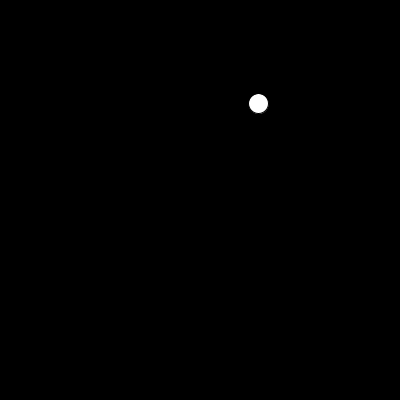
Frame 1 (no input)
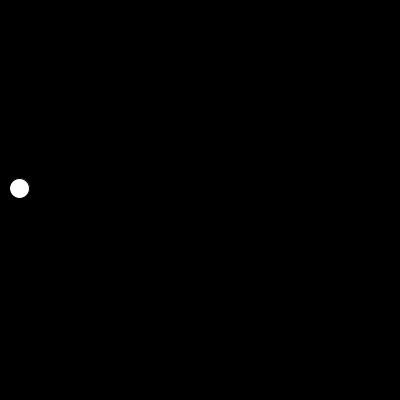
Frame 60 (the mouse pressed at the canvas centre just before this capture)
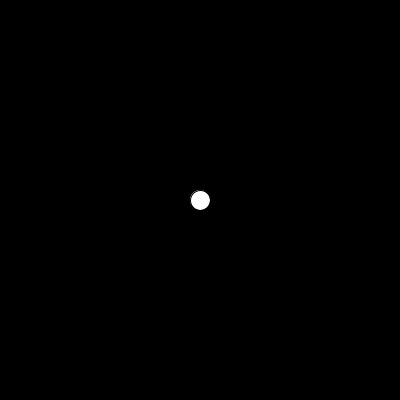
Frame 120 (the mouse held since frame 60 and released just before this capture)

The Processing sketch that drew these frames (run headless with seeded random() and noise(); from frame 60 on, the mouse is pressed at the canvas centre):

// Processing sketch: processing_105293
// ── processing_105293.pde

/*int posX = 0;

void setup(){
size(400, 400);
frameRate(24);
}

void draw(){
  background(0);
  //float r1 = random(0, width);
ellipse(posX, height/2, 40, 40);
posX=posX+1;

} */

float posX = random(400);
float posY = random(400);
float velX = random(-10,10);
float velY = random(-10,10);

void setup(){
size(400, 400);
frameRate(30);
}

void draw(){
background(0);
ellipse (posX, posY, 20, 20);
posX = posX + velX;
posY = posY + velY;

if (posX > width-10 || posX <10 ){
  velY += random(-1,1);
  velX =  - velX;
  
}

if (posY> height-10 || posY < 10) {
  velX += random(-1,1);
  velY = - velY;
}

if (mousePressed)
{
  posX = mouseX;
  posY = mouseY;
  velX = random(-10,10);
  velY = random(-10,10);
}
  
//  posX =rX;
//  posY=rY;
  
// posX = rX;
// posY = rY;
}
